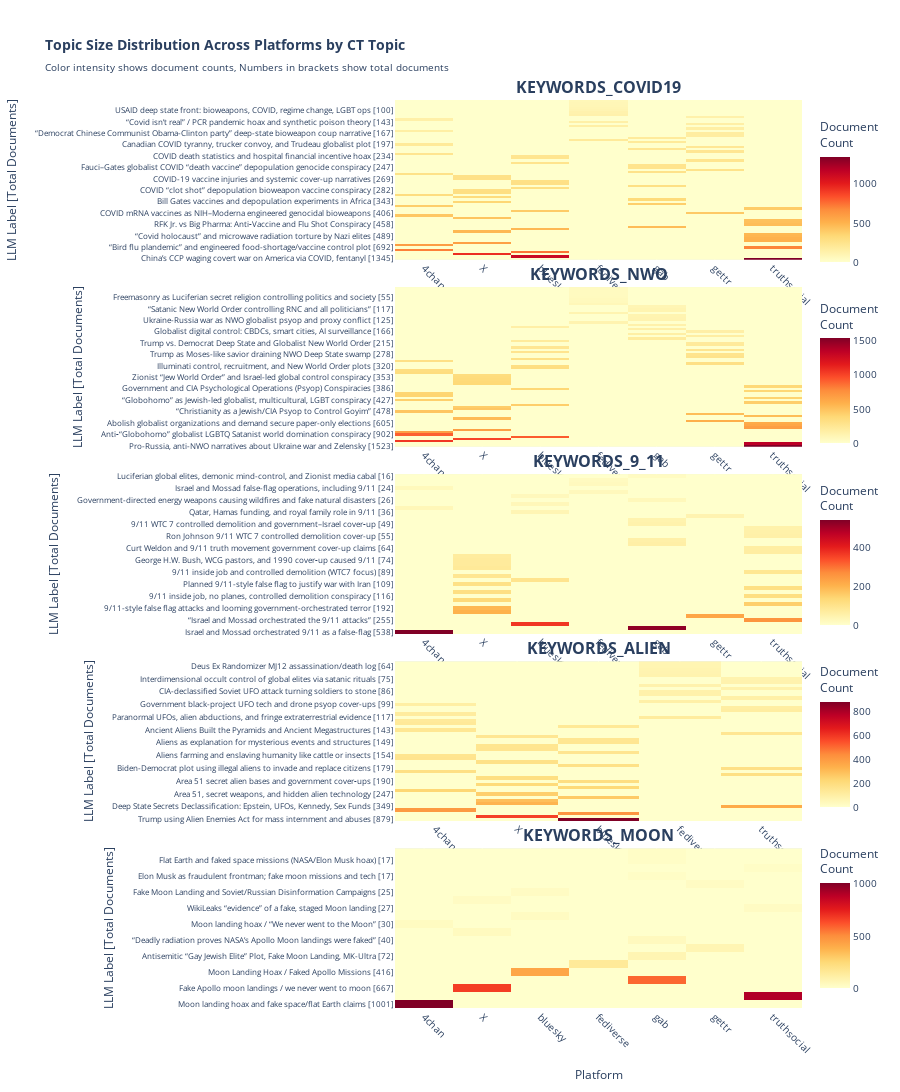

The notebook cell this image was saved under:
### Code cell
import plotly.graph_objects as go
from plotly.subplots import make_subplots
import pandas as pd
import numpy as np

# Get unique CT topics
ct_topics = df_results['topic'].unique()

# Create subplots - one per CT topic
fig = make_subplots(
    rows=len(ct_topics), 
    cols=1,
    subplot_titles=[f'<b>{topic}</b>' for topic in ct_topics],
    vertical_spacing=0.03,
    row_heights=[0.2] * len(ct_topics) if len(ct_topics) > 1 else [1.0]
)

for idx, ct_topic in enumerate(ct_topics, 1):
    # Filter data for this CT topic
    topic_data = df_results[df_results['topic'] == ct_topic]
    
    # Create pivot table: sum of topic_size per platform
    pivot_data = topic_data.pivot_table(
        values='topic_size',
        index='gpt5.1',
        columns='platform',
        aggfunc='sum',
        fill_value=0
    )
    
    # Calculate total size and sort
    total_size = pivot_data.sum(axis=1).sort_values(ascending=False)
    pivot_data = pivot_data.loc[total_size.index]
    
    # Create labels with counts
    y_labels = [f"{label} [{int(total_size[label])}]" for label in pivot_data.index]
    
    # Create hovertext with full information
    hovertext = []
    for i, topic_label in enumerate(pivot_data.index):
        row = []
        for j, platform in enumerate(pivot_data.columns):
            value = pivot_data.iloc[i, j]
            hover = f"<b>Topic:</b> {topic_label}<br>" \
                   f"<b>Platform:</b> {platform}<br>"
                  
            row.append(hover)
        hovertext.append(row)
    
    # Add heatmap
    fig.add_trace(
        go.Heatmap(
            z=pivot_data.values,
            x=pivot_data.columns,
            y=y_labels,
            colorscale='YlOrRd',
            hovertemplate='%{hovertext}<extra></extra>',
            hovertext=hovertext,
            colorbar=dict(
                title="Document<br>Count",
                len=0.9/len(ct_topics),
                y=1 - (idx-0.5)/len(ct_topics),
                yanchor='middle'
            ),
            showscale=True
        ),
        row=idx, col=1
    )
    
    # Update axes
    fig.update_xaxes(
        title_text="Platform" if idx == len(ct_topics) else "",
        tickangle=45,
        row=idx, col=1
    )
    fig.update_yaxes(
        title_text="LLM Label [Total Documents]",
        tickfont=dict(size=8),
        row=idx, col=1
    )

# Update layout
fig.update_layout(
    title_text="<b>Topic Size Distribution Across Platforms by CT Topic</b><br>" \
               "<sub>Color intensity shows document counts, Numbers in brackets show total documents</sub>",
    height=300 * len(ct_topics),
    showlegend=False,
    font=dict(size=10)
)

fig.show()

# Save as HTML for GitHub viewing
fig.write_html("/VData/scro4316/ct_prevalence/bertopic_pipeline/topic_heatmap_interactive.html")
print("Interactive plot saved to: topic_heatmap_interactive.html")

### Figure 1 — Plotly figure (JSON) as saved in the notebook; plotly's stock layout.template omitted (floating-point values rounded to 4 significant figures; data arrays with more than 128 entries replaced by an {"elided": "..."} marker saying what was removed)
{"data": [{"colorbar": {"len": 0.18, "title": {"text": "Document<br>Count"}, "y": 0.9, "yanchor": "middle"}, "colorscale": [[0, "rgb(255,255,204)"], [0.125, "rgb(255,237,160)"], [0.25, "rgb(254,217,118)"], [0.375, "rgb(254,178,76)"], [0.5, "rgb(253,141,60)"], [0.625, "rgb(252,78,42)"], [0.75, "rgb(227,26,28)"], [0.875, "rgb(189,0,38)"], [1, "rgb(128,0,38)"]], "hovertemplate": "%{hovertext}<extra></extra>", "hovertext": {"elided": "70x7 str values"}, "showscale": true, "type": "heatmap", "x": ["4chan", "X", "bluesky", "fediverse", "gab", "gettr", "truthsocial"], "xaxis": "x", "y": ["China’s CCP waging covert war on America via COVID, fentanyl [1345]", "RFK Jr. anti-vaccine crusade, especially against COVID shots [1122]", "China/CCP bioweapon and agroterrorism plots (COVID, fungus, fentanyl) [947]", "Trump blamed for causing or worsening COVID mass deaths [738]", "Antisemitic claim Jews created COVID and vaccines to harm goyim [706]", "“Bird flu plandemic” and engineered food-shortage/vaccine control plot [692]", "COVID “scamdemic” as cover for market rigging and inflation [601]", "Zionist-Jewish cabal orchestrating COVID, wars, and global chaos [586]", "Anti–COVID-19 “clot shot” vaccine depopulation conspiracy [509]", "“COVID vaccines secretly causing deaths and severe health issues” [504]", "“Covid holocaust” and microwave radiation torture by Nazi elites [489]", "Ivermectin/fenbendazole miracle cancer cure suppressed by Big Pharma [479]", "“COVID-19 ‘crimes against humanity’ and Nuremberg 2.0 trials” [478]", "Billionaires engineering crises and COVID for wealth transfer [477]", "“Viruses Don’t Exist; Illness Is Poisoning, Not Contagion” [462]", "RFK Jr. vs Big Pharma: Anti‑Vaccine and Flu Shot Conspiracy [458]", "“Fauci engineered COVID bioweapon and deadly vaccines, crimes against humanity” [443]", "CIA purge: end DEI, punish “spies,” admit COVID lab leak [441]", "RFK Jr. reshaping CDC vaccine policy and anti-vax power struggle [428]", "“Clot shot” anti‑COVID vaccine blood clot conspiracy theory [413]", "COVID mRNA vaccines as NIH–Moderna engineered genocidal bioweapons [406]", "“Stop COVID testing to hide true case numbers” [397]", "COVID “plandemic” criminals must be prosecuted for mass murder [393]", "COVID death statistics exaggerated; flu and other deaths relabeled [384]", "QAnon MAGA narrative: treasonous socialist Democrats, ObamaGate, Muslim extremists [379]", "Bill Gates vaccines and depopulation experiments in Africa [343]", "COVID-19 Wuhan lab-leak and bioweapon cover-up conspiracy [323]", "COVID “Plandemic” and future engineered pandemic depopulation agenda [311]", "“Jewish ‘Globo’ Elite Behind Covid and Russia‑Ukraine War” [300]", "Canadian government and COVID-19 bioweapon, tyranny, and treason conspiracies [290]", "COVID “clot shot” depopulation bioweapon vaccine conspiracy [282]", "UK government COVID-19 contract corruption and fraud [281]", "Gateway Pundit–style pro-Trump narrative on censorship and deep state [281]", "Russia/Putin behind creation, spread, and weaponization of Covid [274]", "COVID-19 Wuhan lab leak and bioweapon origins theory [273]", "COVID-19 vaccine injuries and systemic cover-up narratives [269]", "COVID as staged beginning of World War III and Great Reset [265]", "Bird flu “plandemic” to manipulate egg prices and food supply [263]", "RFK Jr. as anti-vaccine crusader dismantling corrupt medical deep state [258]", "Bird flu “scamdemic” and mRNA vaccine depopulation agenda [255]", "Fauci–Gates globalist COVID “death vaccine” depopulation genocide conspiracy [247]", "“Bird Flu Plandemic” and Food Supply Depopulation Conspiracy [245]", "“Fauci’s gain-of-function research created and covered up COVID” [245]", "Bill Gates depopulation agenda via USAID and “poison” vaccines [239]", "Covid and climate as tools of emerging global fascism [239]", "COVID death statistics and hospital financial incentive hoax [234]", "COVID “plandemic” as mass psychological control of compliant normies [232]", "Ivermectin and fenbendazole as suppressed cheap cancer cures by Big Pharma [226]", "Vaccines causing autism and childhood vaccine injury (Amish as proof) [226]", "“Turbo cancer” surge blamed on COVID mRNA vaccines [217]", "Canadian COVID tyranny, trucker convoy, and Trudeau globalist plot [197]", "Trump as architect of genocidal COVID “warp speed” vaccines [195]", "COVID-19 Wuhan lab-leak and U.S.-China bioweapon coverup [194]", "COVID “clot shot” vaccine as deadly poison [187]", "“Anthony Fauci as Deep State bioweaponist committing crimes against humanity” [168]", "“Democrat Chinese Communist Obama-Clinton party” deep-state bioweapon coup narrative [167]", "“COVID ‘scamdemic’ and fake pandemic narrative” [153]", "“Deep State coup, rigged elections, and mass arrests demanded” [151]", "RFK Jr.-led anti-vaccine takeover of U.S. health agencies [149]", "Covid vaccines secretly driving excess deaths and severe illness [149]", "“Covid isn’t real” / PCR pandemic hoax and synthetic poison theory [143]", "COVID “scamdemic” weaponized to undermine or support Trump [138]", "CCP biowarfare and fentanyl as unrestricted war on America [131]", "“Criminal Prosecution of Fauci for COVID ‘Crimes Against Humanity’” [127]", "“COVID hospital murders” – ventilators and protocols killing patients [118]", "USAID deep state front: bioweapons, COVID, regime change, LGBT ops [100]", "Covid mRNA vaccines causing excess deaths and hidden mortality crisis [93]", "“Covid Scamdemic” – Claims Pandemic Was a Hoax and Manufactured Fraud [83]", "Elites exploiting COVID, hiding ongoing airborne/long-COVID dangers [80]", "Global antisemitic conspiracy: Jews as genocidal plotters behind events [75]"], "yaxis": "y", "z": {"elided": "70x7 int values"}}, {"colorbar": {"len": 0.18, "title": {"text": "Document<br>Count"}, "y": 0.7, "yanchor": "middle"}, "colorscale": [[0, "rgb(255,255,204)"], [0.125, "rgb(255,237,160)"], [0.25, "rgb(254,217,118)"], [0.375, "rgb(254,178,76)"], [0.5, "rgb(253,141,60)"], [0.625, "rgb(252,78,42)"], [0.75, "rgb(227,26,28)"], [0.875, "rgb(189,0,38)"], [1, "rgb(128,0,38)"]], "hovertemplate": "%{hovertext}<extra></extra>", "hovertext": {"elided": "70x7 str values"}, "showscale": true, "type": "heatmap", "x": ["4chan", "X", "bluesky", "fediverse", "gab", "gettr", "truthsocial"], "xaxis": "x2", "y": ["Pro-Russia, anti-NWO narratives about Ukraine war and Zelensky [1523]", "QAnon encouragement and prayer messages (WWG1WGA) [1333]", "Pro-Putin, anti-Globohomo narratives about Russia-Ukraine and NWO [1036]", "“Everything Is a Psyop” – Ubiquitous Government Psychological Operations [990]", "Population control and depopulation via vaccines and elites [914]", "Anti‑“Globohomo” globalist LGBTQ Satanist world domination conspiracy [902]", "“Jewish Psyop” Antisemitic Conspiracy Theory [673]", "Mark Carney and Canadian politics captured by WEF globalists [668]", "Abolish globalist agenda: UN, DEI, GMO food, rigged elections [667]", "Abolish DEI, globalist institutions, and electronic voting systems [630]", "Abolish globalist organizations and demand secure paper-only elections [605]", "New World Order globalist one-world government conspiracy [588]", "New World Order global control and one-world government [526]", "Anti-globalist agenda: abolish DEI, GMOs, and electronic voting [519]", "Alex Jones / Infowars vs Globalist New World Order [515]", "“Christianity as a Jewish/CIA Psyop to Control Goyim” [478]", "Trump vs. Globalist New World Order Conspiracy [469]", "Freemasonry as a Luciferian, occult global control conspiracy [440]", "New World Order totalitarian global control conspiracy [435]", "Christian anti-globalist, anti-vaccine, pro-natural-remedies and election integrity [433]", "“Globohomo” as Jewish-led globalist, multicultural, LGBT conspiracy [427]", "Pope Francis as false pope serving New World Order [407]", "“Globohomo EU-NATO New World Order and US-led imperialism” [402]", "Government/CIA Mass Psyop and Social Manipulation Theory [393]", "Mark Carney–Trudeau globalist NWO takeover of Canada [386]", "Government and CIA Psychological Operations (Psyop) Conspiracies [386]", "California wildfires as deliberate NWO smart city land-grab [378]", "Illuminati existence, influence, and secret society recruitment [375]", "Bilderberg 2025: Secret Globalist Depopulation and Population Control Agenda [371]", "The Great Reset: Globalist economic control and population enslavement [363]", "Zionist “Jew World Order” and Israel-led global control conspiracy [353]", "UN Agenda 2030 as NWO blueprint for global dictatorship [342]", "Anti-Semitic conspiracy linking Jews and Freemasons controlling world [338]", "COVID-19 bioweapon and vaccine depopulation psyop [331]", "“Controlled opposition” politicians and fake resistance to the system [331]", "Illuminati control, recruitment, and New World Order plots [320]", "Agenda 2030 wildfires used to clear land for LA smart city [315]", "Canada controlled by WEF “globohomo” globalists, NWO annexation plots [311]", "Elon Musk and Trump orchestrating a billionaire-led New World Order [306]", "Anti-pope Vatican II, Jesuit infiltration, and New World Order control [287]", "Trump as Moses-like savior draining NWO Deep State swamp [278]", "Trump-led New World Order and authoritarian global reset [272]", "Ukraine war as globalist psyop, money laundering, and NWO plot [266]", "Democrats as controlled opposition serving hidden ruling elites [253]", "Canada under WEF globalist control and North American Union plot [222]", "Trump vs. Democrat Deep State and Globalist New World Order [215]", "Illuminati WhatsApp recruitment scam promising wealth and fame [211]", "Israel/Mossad-orchestrated 9/11 and modern false flag psyops [204]", "Zionist/Jewish global cabal, Holocaust denial, Israel-Hamas false-flag [182]", "Pope Francis, Jesuits, and Vatican as Globalist New World Order [174]", "Globalist digital control: CBDCs, smart cities, AI surveillance [166]", "QAnon pro-Trump Great Awakening and Stop the Steal [166]", "Satanic Freemason Founders and Anti-Constitution Christian Theocracy [165]", "Great Reset and Globalist Technocratic New World Order [146]", "Antisemitic “Jewish New World Order” white genocide conspiracy [127]", "Ukraine-Russia war as NWO globalist psyop and proxy conflict [125]", "QAnon “Great Awakening,” Trump-Kennedy, 19th Restored Republic fantasy [123]", "Freemason–Jewish cabal behind revolutions and world domination [121]", "Illuminati recruitment scams in Uganda via WhatsApp and phone numbers [120]", "Hollywood Illuminati and Masonic “Deep Church” controlling the papacy [119]", "“Satanic New World Order controlling RNC and all politicians” [117]", "Trump as controlled opposition advancing NWO technocratic dictatorship [105]", "“Everything Is a Psyop” – Universal Government Psychological Operations Theory [88]", "Trump as New World Order/WEF “trojan horse” [68]", "Spiritual Great Awakening against New World Order slavery [64]", "Freemasonry as Luciferian secret religion controlling politics and society [55]", "New World Order emerging without American dominance [53]", "Illuminati recruitment scams and secret society membership claims [52]", "mRNA COVID vaccines as depopulation bioweapon and population control [51]", "“Globohomo” globalist liberal elites pushing LGBT/cultural degenerate agenda [51]"], "yaxis": "y2", "z": {"elided": "70x7 int values"}}, {"colorbar": {"len": 0.18, "title": {"text": "Document<br>Count"}, "y": 0.5, "yanchor": "middle"}, "colorscale": [[0, "rgb(255,255,204)"], [0.125, "rgb(255,237,160)"], [0.25, "rgb(254,217,118)"], [0.375, "rgb(254,178,76)"], [0.5, "rgb(253,141,60)"], [0.625, "rgb(252,78,42)"], [0.75, "rgb(227,26,28)"], [0.875, "rgb(189,0,38)"], [1, "rgb(128,0,38)"]], "hovertemplate": "%{hovertext}<extra></extra>", "hovertext": {"elided": "40x7 str values"}, "showscale": true, "type": "heatmap", "x": ["4chan", "X", "bluesky", "fediverse", "gab", "gettr", "truthsocial"], "xaxis": "x3", "y": ["Israel and Mossad orchestrated 9/11 as a false-flag [538]", "9/11 inside job: U.S. government, CIA, Mossad orchestration [520]", "“Bush Did 9/11” / 9/11 Inside Job Conspiracy [367]", "“Israel and Mossad orchestrated the 9/11 attacks” [255]", "“Inside job” 9/11 CGI, thermite, and Mossad conspiracy [224]", "9/11 “inside job” conspiracy theory [201]", "9/11-style false flag attacks and looming government-orchestrated terror [192]", "USAID 9/11-era slogan hiding CIA slush fund [152]", "Israel/Zionist role in JFK, USS Liberty, and 9/11 [130]", "9/11 inside job, no planes, controlled demolition conspiracy [116]", "“Bush Did 9/11” false flag conspiracy theory [114]", "9/11 Inside Job and U.S. Government Orchestration Theory [112]", "Planned 9/11-style false flag to justify war with Iran [109]", "Saudi role in 9/11 and U.S. presidents’ Saudi ties [96]", "9/11 Truth movement and hidden perpetrators behind the attacks [91]", "9/11 inside job and controlled demolition (WTC7 focus) [89]", "9/11 inside job – WTC7 controlled demolition conspiracy [79]", "Mossad–CIA–Saudi collusion and inside-job theories about 9/11 [74]", "George H.W. Bush, WCG pastors, and 1990 cover‑up caused 9/11 [74]", "“Dancing Israelis” 9/11 Mossad involvement conspiracy theory [70]", "Comey–Mueller deep state role in 9/11 false-flag attacks [66]", "Curt Weldon and 9/11 truth movement government cover-up claims [64]", "9/11 Inside Job and Government Cover-Up (Curt Weldon, Alex Jones) [58]", "“Israel/Mossad ‘Synagogue of Satan’ 9/11 false flag plot” [55]", "Ron Johnson 9/11 WTC 7 controlled demolition cover-up [55]", "9/11 inside job for asbestos liability and insurance fraud [54]", "9/11 false flag, Deep State and Mossad blackmail conspiracy [50]", "9/11 WTC 7 controlled demolition and government–Israel cover‑up [49]", "Zionist-Israeli orchestration of 9/11 and global false-flag wars [46]", "CCP orchestrating global disasters, assassinations, and terror attacks [43]", "Qatar, Hamas funding, and royal family role in 9/11 [36]", "Israel lobby control, 9/11 Zionist false-flag conspiracy [31]", "Ron Johnson promotes 9/11 “inside job” conspiracy theory [29]", "Government-directed energy weapons causing wildfires and fake natural disasters [26]", "“19th Annual 9/11 Inside Job” and global warming conspiracy [25]", "9/11 was an inside job and government cover-up [25]", "Israel and Mossad false-flag operations, including 9/11 [24]", "Antisemitic “9/11 Truth” blaming Jews/Zionists for staged attacks [22]", "9/11 inside job and false flag demolition theories [18]", "Luciferian global elites, demonic mind-control, and Zionist media cabal [16]"], "yaxis": "y3", "z": {"elided": "40x7 int values"}}, {"colorbar": {"len": 0.18, "title": {"text": "Document<br>Count"}, "y": 0.3, "yanchor": "middle"}, "colorscale": [[0, "rgb(255,255,204)"], [0.125, "rgb(255,237,160)"], [0.25, "rgb(254,217,118)"], [0.375, "rgb(254,178,76)"], [0.5, "rgb(253,141,60)"], [0.625, "rgb(252,78,42)"], [0.75, "rgb(227,26,28)"], [0.875, "rgb(189,0,38)"], [1, "rgb(128,0,38)"]], "hovertemplate": "%{hovertext}<extra></extra>", "hovertext": {"elided": "50x5 str values"}, "showscale": true, "type": "heatmap", "x": ["4chan", "X", "bluesky", "fediverse", "truthsocial"], "xaxis": "x4", "y": ["Trump using Alien Enemies Act for mass internment and abuses [879]", "Leaked UFO/UAP videos and mysterious flying saucer footage [578]", "UFO/UAP cover‑up and push for disclosure [416]", "Alien visitation and impending alien invasion [401]", "Deep State Secrets Declassification: Epstein, UFOs, Kennedy, Sex Funds [349]", "Alien–demon overlords, Anunnaki gods, and humanity’s spiritual enslavement [323]", "Democrats using illegal immigrants to rig elections and reshape America [293]", "Reptilian shapeshifting aliens secretly living among humans [262]", "Area 51, secret weapons, and hidden alien technology [247]", "“Jews Are Aliens” anti-Semitic conspiracy theory [226]", "Elon Musk and Trump as alien invaders controlling Earth [216]", "Alien invasion and aliens secretly taking over Earth [208]", "Area 51 secret alien bases and government cover‑ups [190]", "Elon Musk using alien technology and secret extraterrestrial alliances [189]", "UFO and extraterrestrial disclosure conspiracy [182]", "Personal alien encounters, telepathic contact, and demonic UFO entities [180]", "Biden-Democrat plot using illegal aliens to invade and replace citizens [179]", "JFK assassination, UFO coverup, and Trump–Epstein deep state files [176]", "UFO whistleblowers exposing secret government alien technology and cover-ups [175]", "Alien reverse‑engineered microchips and transistor technology (Roswell) [158]", "Aliens farming and enslaving humanity like cattle or insects [154]", "UFO whistleblowers and alleged secret Pentagon/White House UAP program [153]", "Secret CIA lunar program and alien civilization on the Moon [152]", "Buga Sphere UFO: Alleged Alien Probe and Suppressed Evidence [151]", "Aliens as explanation for mysterious events and structures [149]", "Billy Meier–Plejaren extraterrestrial contact reports and mission [146]", "“Israel, Jews, and Zionists in Secret Alien Alliances” [146]", "Government cover-up of UFO/UAP programs and hidden White House project [146]", "Ancient Aliens Built the Pyramids and Ancient Megastructures [143]", "Government cover-up of secret classified UFO/UAP programs [133]", "Andromeda Council and Ashtar Command alien takeover of Earth [131]", "Nazi UFOs, Antarctic bases, and hidden breakaway civilization [125]", "Paranormal UFOs, alien abductions, and fringe extraterrestrial evidence [117]", "Ancient aliens genetically engineered humans and accelerated our evolution [114]", "“Traitorous judges enabling illegal alien invasion of America” [109]", "Global UFO sightings and secret alien craft evidence [105]", "Government black-project UFO tech and drone psyop cover-ups [99]", "Alien invasion and hidden extraterrestrial control over society [93]", "Fake alien invasion psyop and propaganda narrative [92]", "Alleged real UFO sightings and leaked extraterrestrial footage [86]", "CIA-declassified Soviet UFO attack turning soldiers to stone [86]", "Trump-led global military takedown of depopulationist New World Order [79]", "JFK assassination linked to CIA, MJ-12, and UFO secrecy [78]", "Shape‑shifting reptilian alien infiltrators disguised as humans [77]", "Interdimensional occult control of global elites via satanic rituals [75]", "Government UFO secrecy and hidden black-budget technologies [74]", "US government secret UFO programs and whistleblower disclosure [71]", "Ancient Quantum-Tech Pyramids, Underground Cities, and Alien Stargates [70]", "Deus Ex Randomizer MJ12 assassination/death log [64]", "Trump-led war on globalist cabal, Ukraine biolabs, and Lurker parasites [63]"], "yaxis": "y4", "z": {"elided": "50x5 int values"}}, {"colorbar": {"len": 0.18, "title": {"text": "Document<br>Count"}, "y": 0.1, "yanchor": "middle"}, "colorscale": [[0, "rgb(255,255,204)"], [0.125, "rgb(255,237,160)"], [0.25, "rgb(254,217,118)"], [0.375, "rgb(254,178,76)"], [0.5, "rgb(253,141,60)"], [0.625, "rgb(252,78,42)"], [0.75, "rgb(227,26,28)"], [0.875, "rgb(189,0,38)"], [1, "rgb(128,0,38)"]], "hovertemplate": "%{hovertext}<extra></extra>", "hovertext": {"elided": "20x7 str values"}, "showscale": true, "type": "heatmap", "x": ["4chan", "X", "bluesky", "fediverse", "gab", "gettr", "truthsocial"], "xaxis": "x5", "y": ["Moon landing hoax and fake space/flat Earth claims [1001]", "Moon landing hoax and fake outer space narratives [898]", "Fake Apollo moon landings / we never went to moon [667]", "Moon landing hoax and “space is fake” conspiracies [575]", "Moon Landing Hoax / Faked Apollo Missions [416]", "Moon landing hoax and NASA space fakery conspiracies [145]", "Antisemitic “Gay Jewish Elite” Plot, Fake Moon Landing, MK-Ultra [72]", "Moon landing hoax and flat Earth nitrogen dome firmament [70]", "“Deadly radiation proves NASA’s Apollo Moon landings were faked” [40]", "Flat Earth and “space is fake” NASA conspiracy [38]", "Moon landing hoax / “We never went to the Moon” [30]", "Stanley Kubrick secretly filmed or faked the Moon landing [28]", "WikiLeaks “evidence” of a fake, staged Moon landing [27]", "Stanley Kubrick secretly filmed a fake Apollo moon landing [27]", "Fake Moon Landing and Soviet/Russian Disinformation Campaigns [25]", "Global cabal using weather, climate and hoax narrativesI’m sorry, I made a mistake. Let me try that again.QAnon [25]", "Elon Musk as fraudulent frontman; fake moon missions and tech [17]", "Bart Sibrel–led “moon landing was faked” conspiracy [17]", "Flat Earth and faked space missions (NASA/Elon Musk hoax) [17]", "“Nuclear weapons are fake” hoax conspiracy theory [16]"], "yaxis": "y5", "z": {"elided": "20x7 int values"}}], "layout": {"annotations": [{"font": {"size": 16}, "showarrow": false, "text": "<b>KEYWORDS_COVID19</b>", "x": 0.5, "xanchor": "center", "xref": "paper", "y": 1, "yanchor": "bottom", "yref": "paper"}, {"font": {"size": 16}, "showarrow": false, "text": "<b>KEYWORDS_NWO</b>", "x": 0.5, "xanchor": "center", "xref": "paper", "y": 0.794, "yanchor": "bottom", "yref": "paper"}, {"font": {"size": 16}, "showarrow": false, "text": "<b>KEYWORDS_9_11</b>", "x": 0.5, "xanchor": "center", "xref": "paper", "y": 0.588, "yanchor": "bottom", "yref": "paper"}, {"font": {"size": 16}, "showarrow": false, "text": "<b>KEYWORDS_ALIEN</b>", "x": 0.5, "xanchor": "center", "xref": "paper", "y": 0.382, "yanchor": "bottom", "yref": "paper"}, {"font": {"size": 16}, "showarrow": false, "text": "<b>KEYWORDS_MOON</b>", "x": 0.5, "xanchor": "center", "xref": "paper", "y": 0.176, "yanchor": "bottom", "yref": "paper"}], "font": {"size": 10}, "height": 1500, "showlegend": false, "title": {"text": "<b>Topic Size Distribution Across Platforms by CT Topic</b><br><sub>Color intensity shows document counts, Numbers in brackets show total documents</sub>"}, "xaxis": {"anchor": "y", "domain": [0, 1], "tickangle": 45, "title": {"text": ""}}, "xaxis2": {"anchor": "y2", "domain": [0, 1], "tickangle": 45, "title": {"text": ""}}, "xaxis3": {"anchor": "y3", "domain": [0, 1], "tickangle": 45, "title": {"text": ""}}, "xaxis4": {"anchor": "y4", "domain": [0, 1], "tickangle": 45, "title": {"text": ""}}, "xaxis5": {"anchor": "y5", "domain": [0, 1], "tickangle": 45, "title": {"text": "Platform"}}, "yaxis": {"anchor": "x", "domain": [0.824, 1], "tickfont": {"size": 8}, "title": {"text": "LLM Label [Total Documents]"}}, "yaxis2": {"anchor": "x2", "domain": [0.618, 0.794], "tickfont": {"size": 8}, "title": {"text": "LLM Label [Total Documents]"}}, "yaxis3": {"anchor": "x3", "domain": [0.412, 0.588], "tickfont": {"size": 8}, "title": {"text": "LLM Label [Total Documents]"}}, "yaxis4": {"anchor": "x4", "domain": [0.206, 0.382], "tickfont": {"size": 8}, "title": {"text": "LLM Label [Total Documents]"}}, "yaxis5": {"anchor": "x5", "domain": [0, 0.176], "tickfont": {"size": 8}, "title": {"text": "LLM Label [Total Documents]"}}}}
